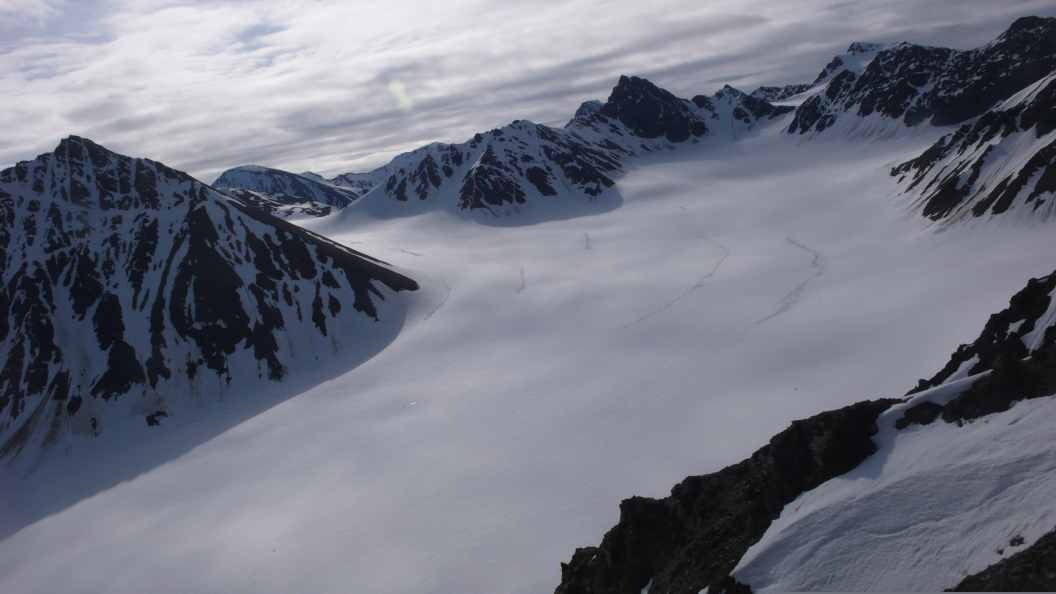
#> input picture images/2007062308_cam01.jpg, 4224 x 2376 px, found by its file name (shown at 1/4 size)
$ python main.py
#> lines starting #> are read from the running program, lines starting #| are printed output that depends on the picture; long printed decimals are rounded
### src/discreteCosineTransform.py
###################################################################################################################
###################################################################################################################
#
# Projet Traitement des Images
# Alauzet Thomas, Mathieu Caissa, Alexis Guichemerre
# Novembre 2018
#
###################################################################################################################
###################################################################################################################


import scipy
from scipy import fftpack


def discreteCosineTransform(X):
	return(scipy.fftpack.dct(X))

### src/orthogonalMatchingPursuit.py
###################################################################################################################
###################################################################################################################
#
# Projet Traitement des Images
# Alauzet Thomas, Mathieu Caissa, Alexis Guichemerre
# Novembre 2018
#
###################################################################################################################
###################################################################################################################


import numpy as np
from sklearn.linear_model import OrthogonalMatchingPursuit


# Transpose une liste
def transpose(V):
	S = []
	for i in V :
		S.append([i])
	return(np.array(S))


# Retourne les atomes du dictionnaires en temps que base ainsi que les composantes de x dans la base parcimonieuse
def orthogonalMatchingPursuit(x, D, nl, nc) :
	n				= 0
	z				= np.zeros(nc)
	error			= x
	listM			= []
	listAtomes		= []
	nombreAtomes	= nc
	errnorm			= 101

	for i in range(nombreAtomes) :
		listAtomes.append(D[:,i])

	while (n < nl and errnorm > 100) :
		J = []
		for j in range(nombreAtomes) :
			compute_value = np.dot(listAtomes[j], error) / np.linalg.norm(listAtomes[j])
			J.append(compute_value)

		J		= abs(np.nan_to_num(J))
		argm	= np.argmax(J)
		dm		= listAtomes[argm]
		listM.append(argm)

		if (n == 0) :
			phi = np.array(transpose(dm))
		else :
			phi = np.concatenate((phi, transpose(dm)), axis = 1)

		phit	= np.transpose(phi)
		zz		= np.dot(np.linalg.pinv(phi), x)
		error	= x - np.dot(phi, zz)
		n		= n + 1
		errnorm = np.linalg.norm(error)

	z[listM]	= zz
	return(phi, z, n)


# Retourne la representation parcimonieuse d'une matrice en iterant l'omp sur chaque colonnes
def OMPX(X, D, nl, nc) :
	alpha  = []
	(a, b) = np.shape(X)

	for i in range(b) :
		(x, y, z) = orthogonalMatchingPursuit(X[:,i], D, nl, nc)
		alpha.append(transpose(y))

	alpha = np.concatenate(alpha, axis = 1)
	return(alpha)

### src/ksvd.py
###################################################################################################################
###################################################################################################################
#
# Projet Traitement des Images
# Alauzet Thomas, Mathieu Caissa, Alexis Guichemerre
# Novembre 2018
#
###################################################################################################################
###################################################################################################################


import numpy as np


# Transpose une liste
def transpose(V) :
	S = []
	for i in V :
		S.append([i])
	return(np.array(S))


# Prend en entree un entier k, le vecteur initiale X, le dictionnaire D, une representation alpha, le nombre de ligne nl et retourne l'erreur Ek
def erreurk(k, X, D, alpha, nl) :
	Dk = D
	for i in range(nl) :
		Dk[i][k] = 0
	return(X - np.dot(Dk, alpha))


# Renvoit le support d'un vecteur alpha
def support(alpha) :
	L = []
	for i in range(len(alpha)) :
		if (alpha[i] != 0):
			L.append(i)
	return(L)


# Prend en entre un vecteur alpha et retourne la matrice de passage permettant de donner alpha sans zeros
def omega(alpha) :
	l		= np.size(alpha)
	K		= support(alpha)
	b		= len(K)
	omega	= np.zeros([l,b])
	for i in range(b) :
		omega[K[i]][i] = 1
	return(omega)


# Fait une mise a jour du dictionnaire via la methode svd
# Alpha est une representation partimonieuse de X
# Retourne le dictionnaire D et le nouveau vecteur partimonieu alpha
def ksvd(X, D, alpha):
	print("##################################################################################")
	(nl, nc)   = np.shape(D)
	(pix, piy) = np.shape(X)
	D2, alpha2 = [], []

	for k in range(nc):
		Ek		= erreurk(k, X, D, alpha, nl)
		omegak	= omega(alpha[k,:])

		# Support vide:
		if (np.shape(omegak)[1] < piy) :
			D2.append(transpose(np.random.rand(nl)))
			alpha2.append(transpose(X[0]))

		# Support non vide:
		else :
			Ekr		  = np.dot(Ek, omegak)
			(U, M, V) = np.linalg.svd(Ekr, full_matrices = False)
			D2.append(transpose(U[:, 0]))
			alpha2.append(transpose(M[0] * V[0,:]))

	alpha2	= np.concatenate(alpha2, axis = 1)
	D2		= np.concatenate(D2, axis = 1)
	return(D2, alpha2.T)

### src/main.py
###################################################################################################################
###################################################################################################################
#
# Projet Traitement des Images
# Alauzet Thomas, Caissa Mathieu, Guichemerre Alexis
# Novembre 2018
#
#
# Le but de ce programme est de supprimer des incoherences dans une image issue d'un dataset.
# Pour cela nous nous proposons de passe dans une base d'apprentissage afin de modifier l'information de l'image.
# L'apprentissage du dictionnaire se fait en partant d'une DCT.
# Le dictionnaire est mis a jour a chaque iteration via un algorithme de poursuite.
# L'image (signal) est alors transformee dans la base du dictionnaire.
# Dans cette base les incoherences disparaissent et en la retransformant, l'image devient plus net.
#
#
# Il est possible de ne pas calculer de dictionnaire.
# Dans ce cas, le code prend en entree une image et retourne sa version optimisee sans passe par le calcul de D.
# Il faut cependant avoir un dictionnaire sous la main et l'importer. Les etapes 2 et 3 ne seront pas effectuees.
#
#
# 3 dictionnaires initiaux sont possibles :
#
#	- celui de la DCT d'un signal (ici une images)
#	- celui par la concatenation de plusieurs patch d'une image
#	- celui d'un choix de dictionnaire
#
#
# Dossier/src/main.py
#             ksvd.py
#             patche.py
#             discreteCosineTransform.py
#             orthogonalMatchingPursuit.py
#        /out/..
#        /images/..
#
# Dependances : OpenCV, Numpy
#
#
# Pour lancer le code :			python src/main.py
#								depuis le dossier PTI
# Pour faire du profiling :		python -m cProfile src/main.py > profile.txt
# Pour specifier les param :	python src/main.py piy nc
#								avec piy la taille de l'image et nc le nombre de colonnes du dictionnaire
#
#
# Sur Cesga :
#	- module load gcccore/7.3.0-glibc-2.25 python/3.7.0
#	- pip3 install numpy Pillow --user
#
###################################################################################################################
###################################################################################################################


import cv2
import os, sys
import numpy as np
import ksvd as ksvd
import patches as ptc
import discreteCosineTransform as dct
import orthogonalMatchingPursuit as omp


################################################ Step 0 : Parametres ##############################################


main_folder = os.getcwd()						# Path principale
images_path	= main_folder + "/images/"			# Path de nos images
output_path = main_folder + "/out/"				# Chemin des fichiers de sorti
dic_file	= output_path + "/dic.npy"			# Chemin vers notre dictionnaire en binaire
init_img	= "2007062308_cam01.jpg"			# Image initiale a choisir pour les method 0 et 1
opt_img		= "2007071912_cam01.jpg"			# Image a optimiser
out_img		= "/OutputImage.png"				# Nom de l'image de sortie
iterat_ksvd	= True								# Indique si nous devons calculer et sauvegarder un nouveau dictionnaire
init_method = 0									# Valeur entre 0 et 1 indiquant l'initialisation dite plus haut
K			= 1									# Nombre d'iteration du ksvd


############################################ Step 1 : Initialisation ##############################################

if len(sys.argv) > 1 :
	piy	= int(sys.argv[1])
else :
	piy	= 64								# Dimension de l'image selon l'absice, piyMax = 4224

if len(sys.argv) > 2 :
	nc	= int(sys.argv[2])
	if (nc < piy) :
		print("ERROR DIM !!")
		quit()
else :
	nc	= piy + 10							# Dimension du dictionnaire selon y, nc > piy

pix		= int(piy * 2376 / 4224)			# Dimension de l'image selon y, piyMax = 2376
nl		= pix								# Dimension du dictionnaire selon x, nl = pix
S		= int(np.sqrt(piy))					# Taille des patches d'apprentissage


###################################### Step 2 : Initialisation du Dictionnaire ####################################

print("################################## INITIALIZE ####################################")

X = cv2.imread(images_path + init_img)
#> X is the input picture: shape (2376, 4224, 3); mean B, G, R 130.2, 117.1, 114
X = cv2.cvtColor(X, cv2.COLOR_BGR2GRAY)
#> X: shape (2376, 4224)
X = cv2.resize(X, (piy, pix))
#> X: shape (36, 64)


# Importe une image
if (init_method == 0) :
	INIT_DIC = cv2.imread(images_path + init_img)
	INIT_DIC = cv2.cvtColor(INIT_DIC, cv2.COLOR_BGR2GRAY)
	INIT_DIC = cv2.resize(INIT_DIC, (nc, nl))
	D 		 = dct.discreteCosineTransform(INIT_DIC)
#> in discreteCosineTransform, `return(scipy.fftpack.dct(X))`:
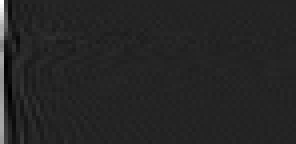
#> returned value: shape (36, 74) float64 (shown 4 times larger); min -4687.1, max 28556, mean 212.8; drawn with min black and max white


# Importe plusieurs patchs d'une image
elif (init_method == 1) :
	INIT_DIC = cv2.imread(images_path + init_img)
	INIT_DIC = cv2.cvtColor(INIT_DIC, cv2.COLOR_BGR2GRAY)
	D = ptc.start(INIT_DIC, nc, S).T
	D = D.copy()
	D.resize((nl, nc), refcheck = False)


# Import un dictionnaire existant
else :
	print("LOADING DICTIONARY")
	D = np.load(dic_file)


if ((nl, nc) != np.shape(D)) :
	print("ERROR DIM !!")
	quit()


############################################## Step 3 : Iteration KSVD ############################################

if (iterat_ksvd == True) :
	alpha = omp.OMPX(X, D, nl, nc)
#> the loop in OMPX, `for i in range(b) :` made 64 passes
#> z on passes 1 to 12: 7, 5, 7, 7, 6, 4, 3, 5, 3, 6, 3, 5
#> after the loop in OMPX, `for i in range(b) :`: alpha = 64 items
#> in OMPX, `alpha = np.concatenate(alpha, axis = 1)`:
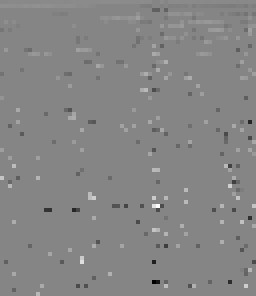
#> alpha: shape (74, 64) float64 (shown 4 times larger); min -0.188, max 0.171, mean 0.00023; drawn with min black and max white
	for i in range(K):
		print("################################# ITERATION : %s ##################################" %(i + 1,))

		D, alpha = ksvd.ksvd(X, D, alpha)
		alpha 	 = omp.OMPX(X, D, nl, nc)

		if ((nl, nc) != np.shape(D) or pix != nl or (nc, piy) != np.shape(alpha) or (pix, piy) != np.shape(X)) :
			print("ERROR DIM !!")
			quit()

		np.save(dic_file, D)
		print("Erreur apres la %s-ieme iteration : %s" %(i + 1, np.linalg.norm(X - np.dot(D, alpha)),))
#> this loop made 1 pass
#| Erreur apres la 1-ieme iteration : 760.850
#> pass 1, in erreurk (call 3), `Dk = D`:
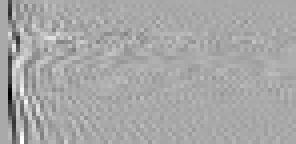
#> Dk: shape (36, 74) float64 (shown 4 times larger); min -4687.1, max 2384.9, mean -34.7; drawn with min black and max white
#> pass 1, in erreurk (call 5), `Dk = D`:
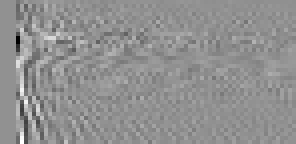
#> Dk: shape (36, 74) float64 (shown 4 times larger); min -3163.2, max 2384.9, mean -0.4; drawn with min black and max white

	print("Fin de l'apprentissage de dictionnaire\n")


# On vient d'appliquer K fois ksvd, on retourne maintenant le dictionaire et la representation finale


############################################## Step 4 : Optimise les Images #######################################

print("############################### OPTIMIZATION #####################################")

# Importe l'image a optimiser
OPT		= cv2.imread(images_path + opt_img)
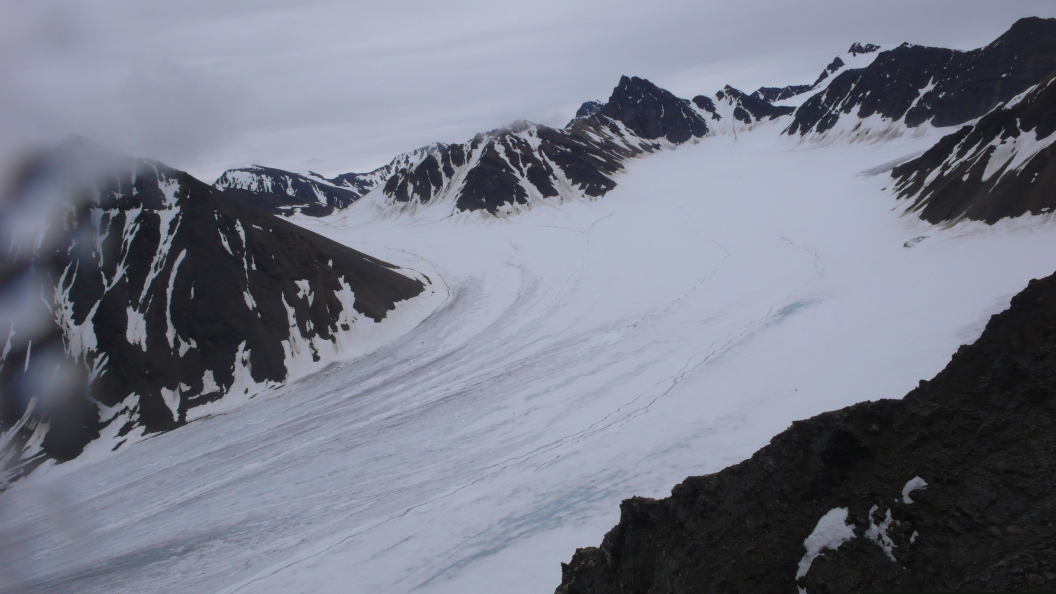
#> input picture images/2007071912_cam01.jpg, 4224 x 2376 px, found by its file name (shown at 1/4 size)
#> OPT is the input picture: shape (2376, 4224, 3); mean B, G, R 136.4, 122.7, 119.1
OPT		= cv2.cvtColor(OPT, cv2.COLOR_BGR2GRAY)
#> OPT: shape (2376, 4224)
OPT		= cv2.resize(OPT, (piy, pix))
#> OPT: shape (36, 64)
alpha	= omp.OMPX(OPT, D, nl, nc)
#> call 3 of OMPX, with nl = 36, nc = 74
#> the loop in OMPX (call 3), `for i in range(b) :` made 64 passes
#> z on passes 1 to 12: 14, 15, 12, 14, 13, 15, 15, 16, 14, 15, 12, 15
#> in OMPX (call 3), `alpha = np.concatenate(alpha, axis = 1)`:
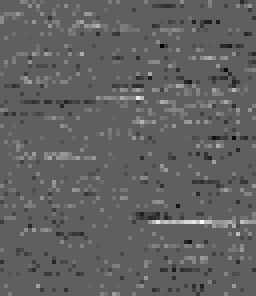
#> alpha: shape (74, 64) float64 (shown 4 times larger); min -166.9, max 277.7, mean 3.2; drawn with min black and max white
dot		= np.dot(D, alpha)
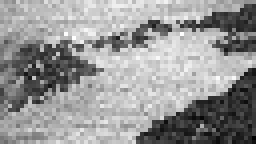
#> dot: shape (36, 64) float64 (shown 4 times larger); min -16.35, max 220, mean 123.5; drawn with min black and max white

print("Erreur de reconstruction : %s" %(np.linalg.norm(X - dot)))
#| Erreur de reconstruction : 2036.432
cv2.imwrite(output_path + out_img, dot)

print("################################## ALL DONE#######################################"),
